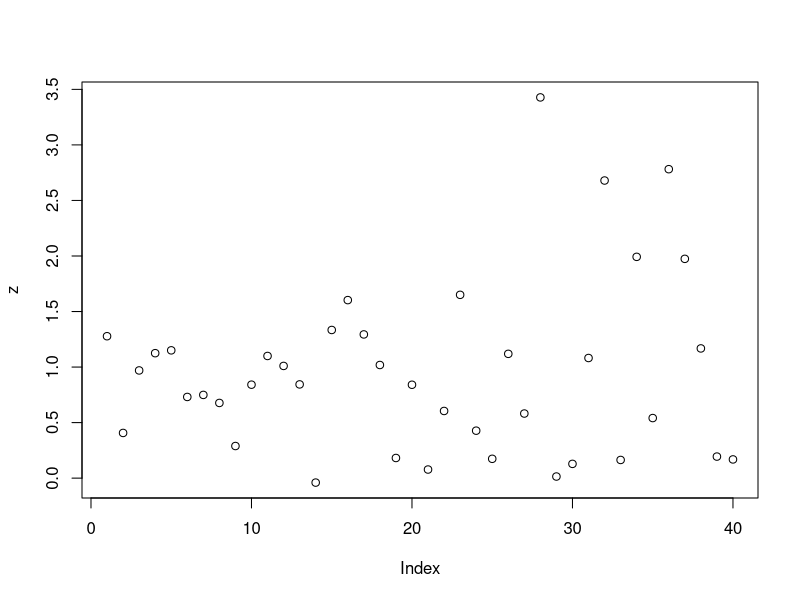
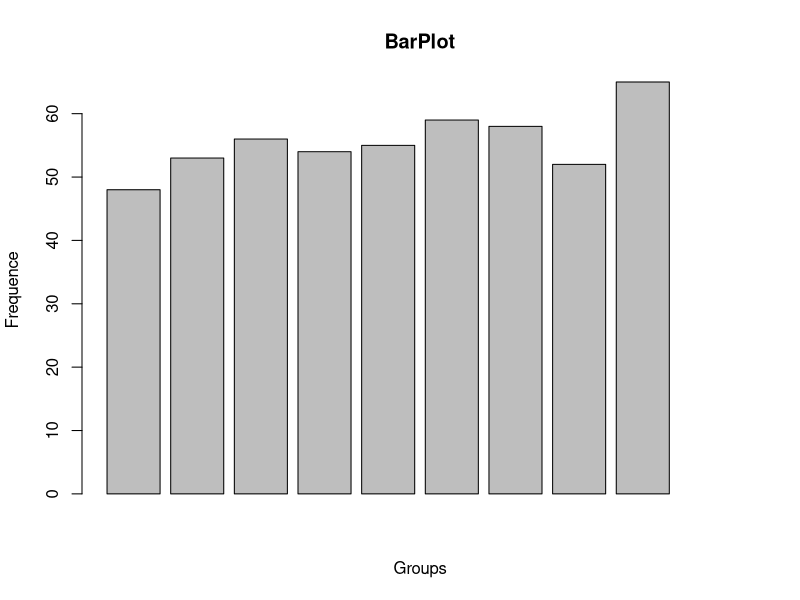
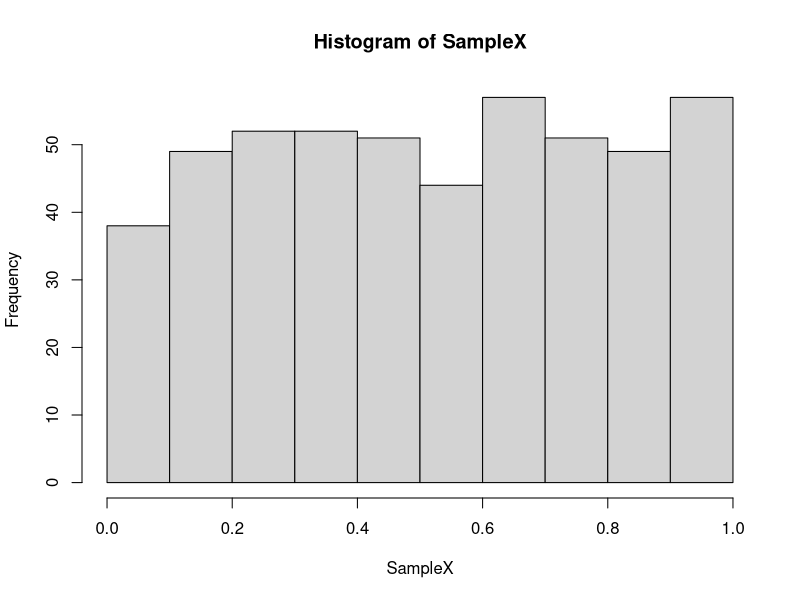
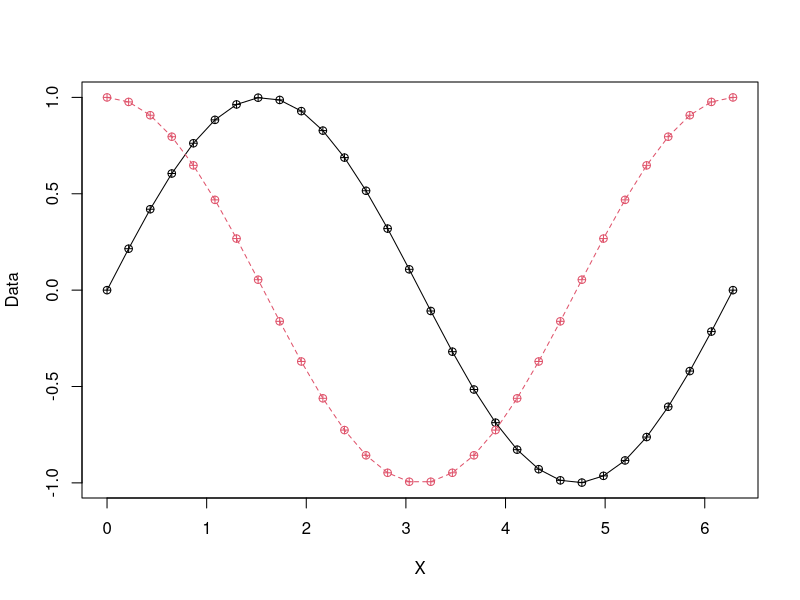
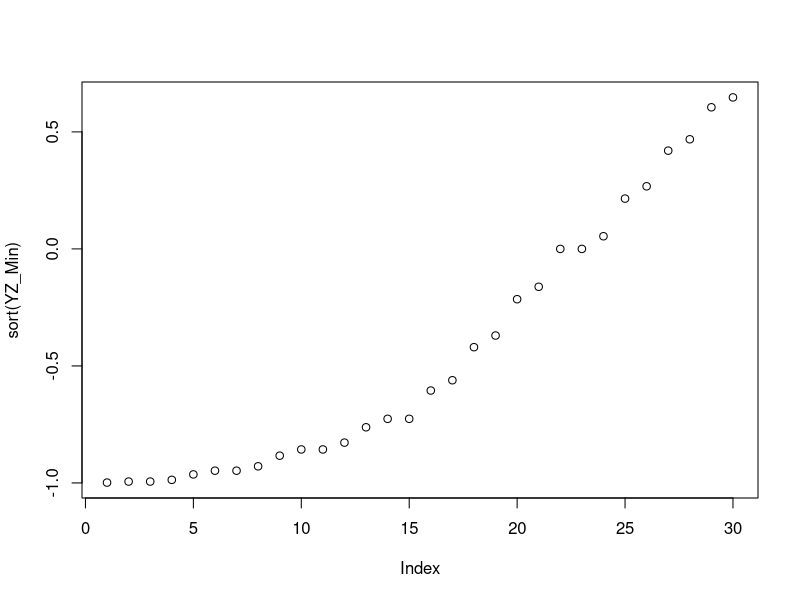
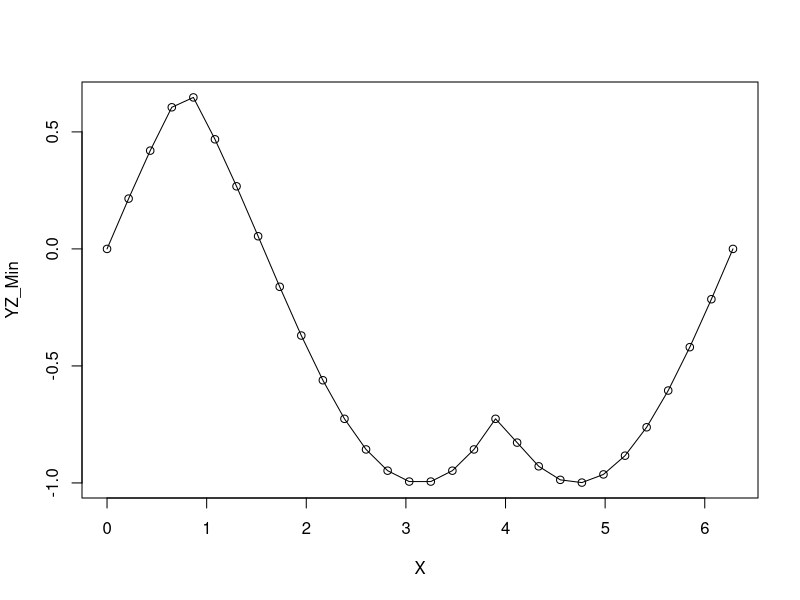
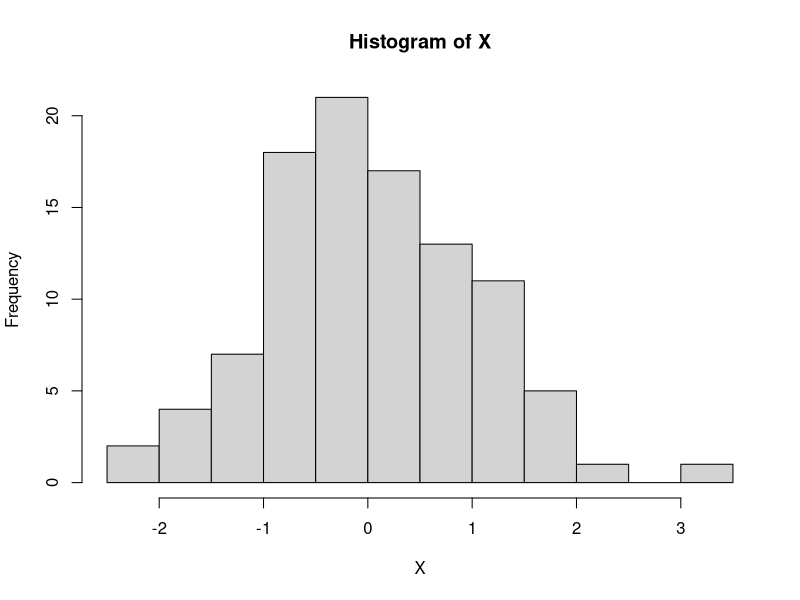
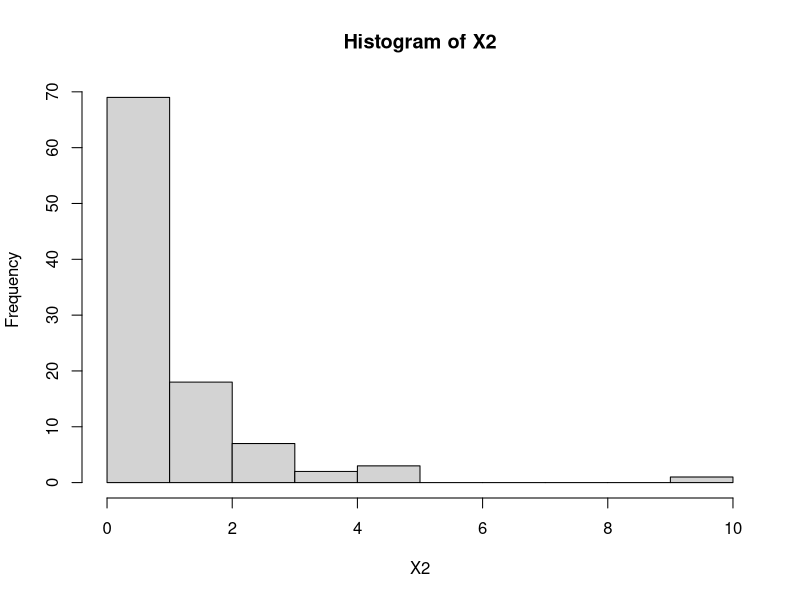

Recreate these plots in R, in order.
## ---- chunk 1
X=0
## ---- chunk 2
 for(k in 1:10)
   {X[k]=k^2+1; print(X);}
## ---- chunk 3
X=0
## ---- chunk 4
for(k in c(1,2,3,5)){X[k]=k^2+1; print(X);}  
## ---- chunk 5
x=rbinom(10,10,0.3); 
print(x); 
print(sum(x))
## ---- chunk 6
x=0:10; 
y=dbinom(x,10,0.5); 
print(cbind(x,y))
## ---- chunk 7
 x=rnorm(20,1,0.5); print(x)
## ---- chunk 8
y = rexp(20,1); print(y)
## ---- chunk 9
 z = c(x,y);   plot(z)
## ---- chunk 10
seq(1,10,length=5)
## ---- chunk 11
seq(1,10,by=5)
## ---- chunk 12
seq(1,10,5)
## ---- chunk 13
Number_Box = 10;
 Bound = seq(from=0,to=1,length=Number_Box);
 SampleX = runif(500);
 Frequence = 0;
 for (k in 1:Number_Box){
     Index=(SampleX>Bound[k])*(SampleX<Bound[k+1]);
     #随机数在而二者中间
     Frequence[k]=sum(Index);}
## ---- chunk 14
barplot(Frequence,xlab="Groups",ylab="Frequence",main="BarPlot")
## ---- chunk 15
hist(SampleX)
## ---- chunk 16
X = seq(0, 2*pi, length = 30);
Y = sin(X);   Z = cos(X);
Data = cbind (Y,Z);
matplot (X, Data, pch = 10, type = 'o');
YZ_Min = apply(Data,1,min)
## ---- chunk 17
plot(sort(YZ_Min));
plot(X,YZ_Min);
lines(X,YZ_Min)
## ---- chunk 18
Sample = combn(1:5,3);
Sample
## ---- chunk 19
Number_Waster = colSums(Sample <= 2);
Number_Waster
## ---- chunk 20
Selection = (Number_Waster == 1);
Selection
## ---- chunk 21
Probability = sum(Selection)/choose(5,3);
Probability
## ---- chunk 22
choose(5,2)
## ---- chunk 23
sample(size=20,replace=T,x=1:9)
## ---- chunk 24
sample(1:9,20,replace=T)
## ---- chunk 25
matrix(1:10,2,5)
## ---- chunk 26
SampleX = 1:5 <= 2;
Number_Repeat = 100;
Sample_Random = sample(SampleX,Number_Repeat*3,replace=TRUE);
SampleY = matrix(Sample_Random,nrow=Number_Repeat,ncol=3);
for(k in 1:Number_Repeat){SampleY[k,] = sample(SampleX,3)};
Number_Waster = rowSums(SampleY);
Selection = (Number_Waster == 1);
Frequency = sum(Selection)/Number_Repeat;
print(Frequency-Probability)
## ---- chunk 27
X = rnorm(100,0,1);  hist(X);
X2 = X^2;  hist(X2);
E_X2 = mean(X2); D_X2 = sd(X2);
Y = rexp(1000,3);  hist(Y);
E_X2 = mean(X2); D_X2 = sd(X2)
## ---- chunk 28
X = rnorm(1000);
Y = X^2;
hist(Y,20,freq = F);
lines(density(Y))
## ---- chunk 29
Norm_0_1 = rnorm(200,0,1);
Norm_0_2 = rnorm(200,0,2);
Norm_1_2 = rnorm(200,1,2); 
Trans_1_2 = (Norm_1_2-1)/2; 
Trans_10_2 = (Norm_1_2-10)/2; 
Trans_1_5 = (Norm_1_2-1)/5;
Data= cbind(Norm_0_1,Norm_0_2,Norm_1_2,Trans_1_2,Trans_10_2,Trans_1_5);
boxplot(Data)
## ---- chunk 30
Statistic_T <- function(Number_Sample){
    X = rnorm(Number_Sample); 
    S_T = (X-mean(X))/sd(X);
    return(S_T)}
Number_Sample = 100;
Number_Repeat = 200;
Vector_T = as.numeric(vector(length=Number_Repeat))
for (k in 1:Number_Repeat){
    Vector_T[k]= Statistic_T(Number_Sample)};
hist(Vector_T,freq=F);
lines(density(Vector_T))

## ---- chunk 31
vector(length=20)
## ---- chunk 32
as.numeric(vector(length=20))
## ---- chunk 33
Statistic_T <- function(Number_Sample){
    X = rnorm(Number_Sample); 
    S_T = (X-mean(X))/sd(X);
    return(S_T)}
Statistic_T(3)
